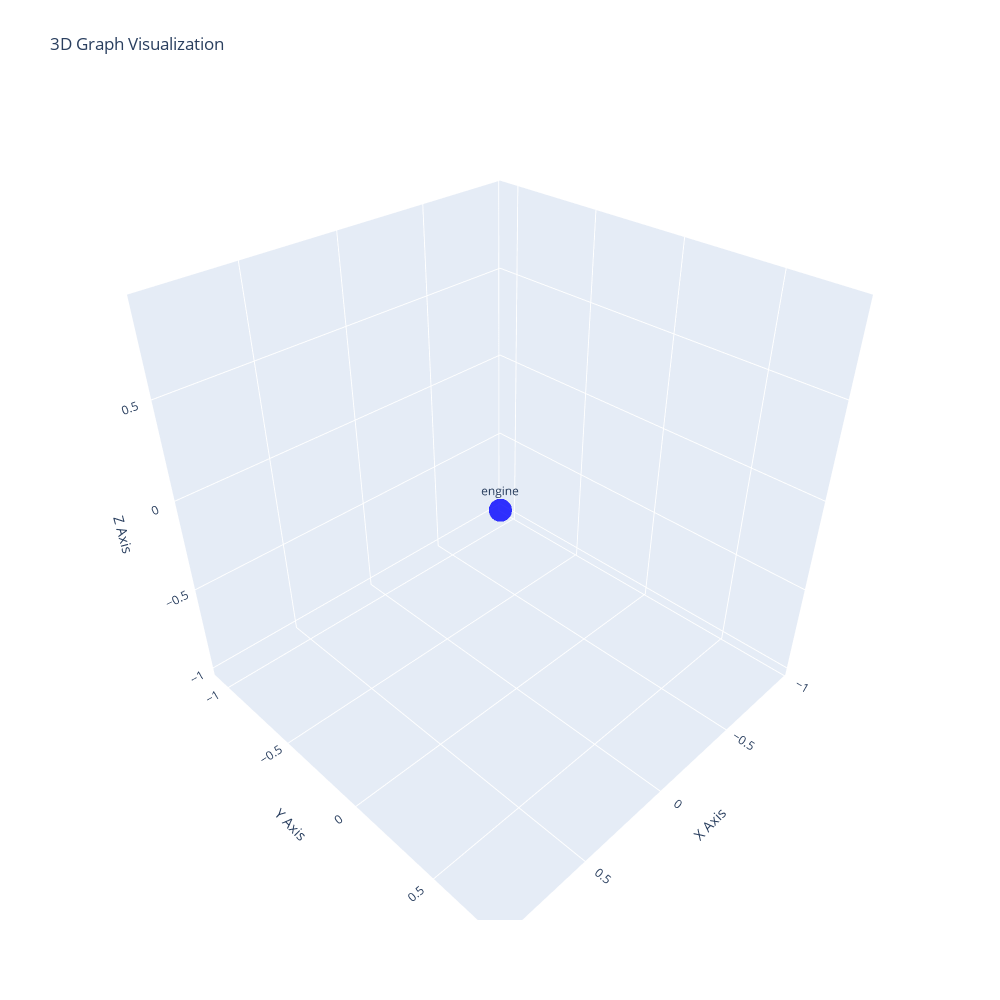

The notebook cell saved with this chart:
### Code cell
visualize_graph_3d(largest_subgraph)

### Figure 1 — Plotly figure (JSON) as saved in the notebook; plotly's stock layout.template omitted (floating-point values rounded to 4 significant figures)
{"data": [{"line": {"color": "gray", "width": 2}, "mode": "lines", "name": "Edges", "type": "scatter3d", "x": [], "y": [], "z": []}, {"marker": {"color": "blue", "opacity": 0.8, "size": 8}, "mode": "markers+text", "name": "Nodes", "text": ["engine"], "textposition": "top center", "type": "scatter3d", "x": [-0.009326], "y": [-0.1236], "z": [-0.04662]}, {"mode": "text", "name": "Edge Labels", "text": [], "textposition": "middle center", "type": "scatter3d", "x": [], "y": [], "z": []}], "layout": {"height": 1000, "scene": {"xaxis": {"title": {"text": "X Axis"}}, "yaxis": {"title": {"text": "Y Axis"}}, "zaxis": {"title": {"text": "Z Axis"}}}, "showlegend": false, "title": {"text": "3D Graph Visualization"}, "width": 1000}}
